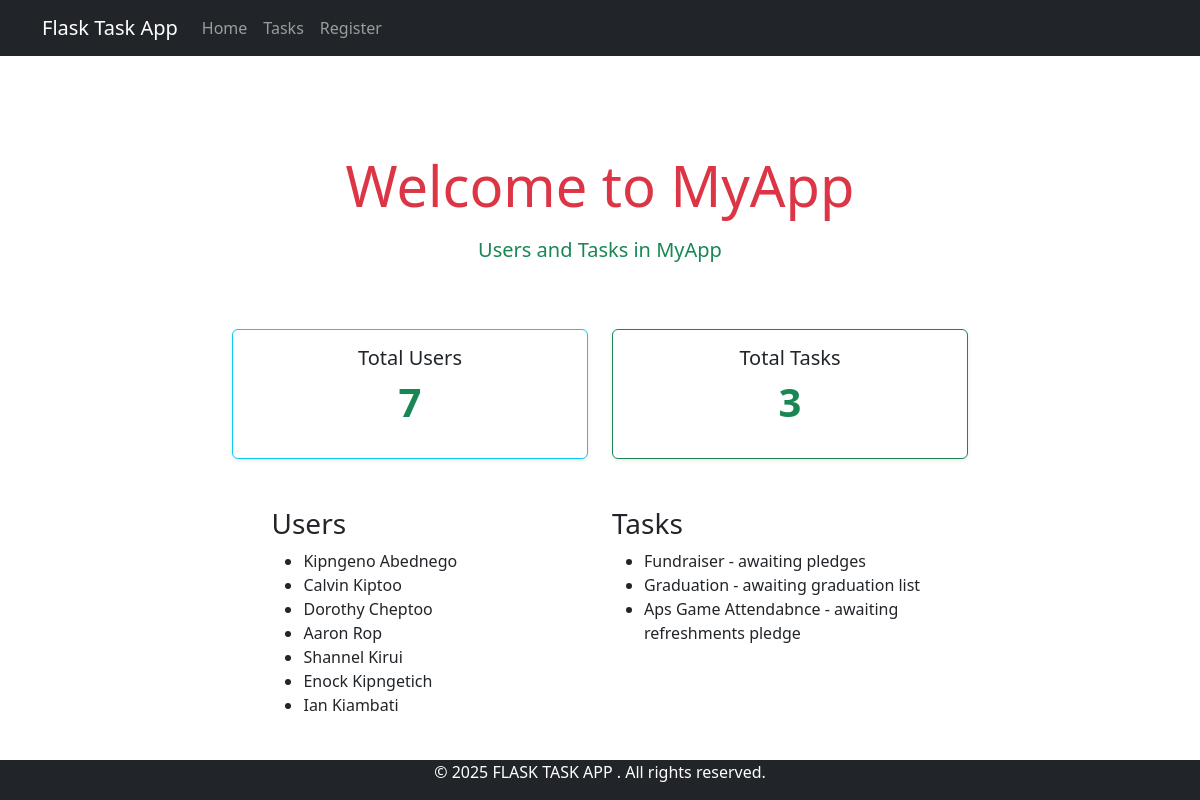
The app's page /, older data.
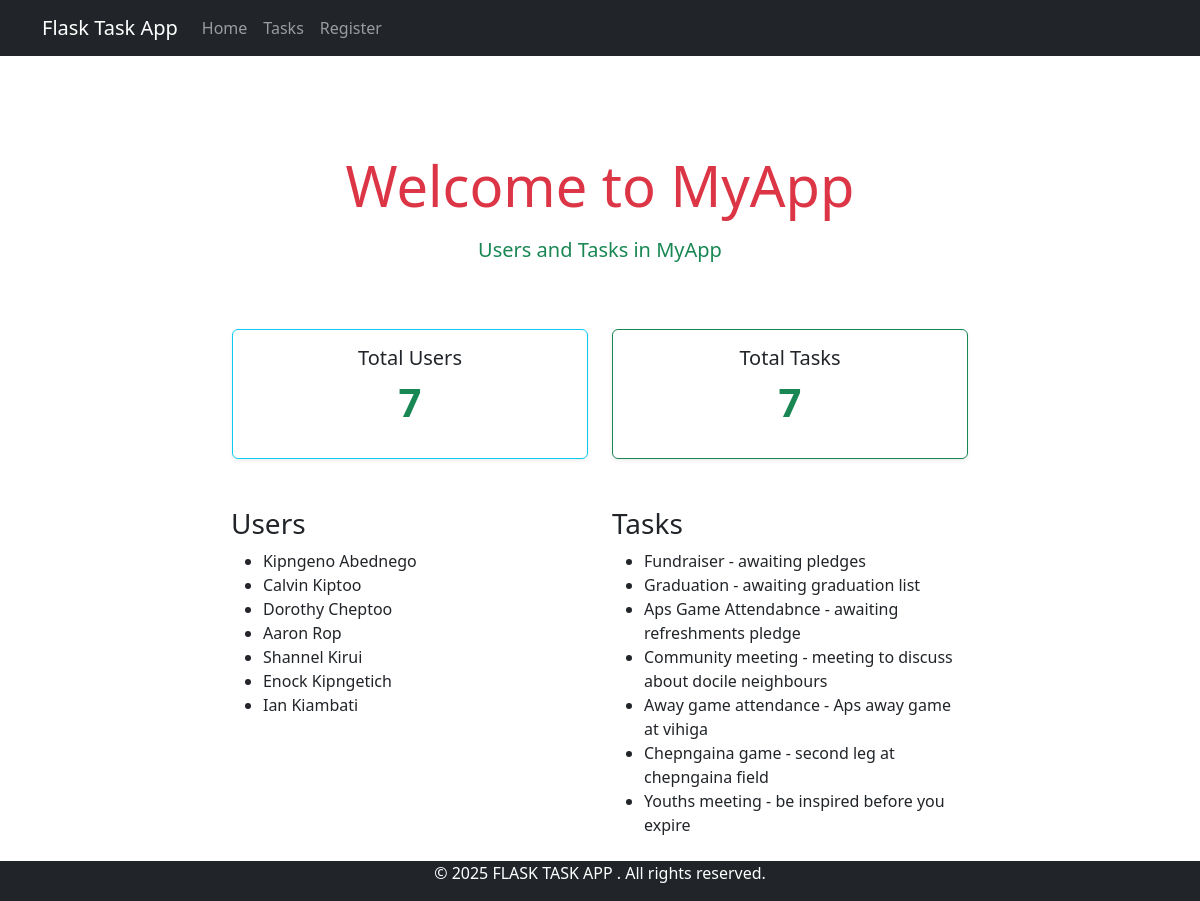
The same page, newer data.
### app/models.py (models this page shows)
class User(db.Model):
    id = db.Column(db.Integer, primary_key=True)
    username = db.Column(db.String(50), nullable=False, unique=True)
    first_name = db.Column(db.String(50), nullable=False)
    last_name = db.Column(db.String(50), nullable=False)
    password = db.Column(db.String(200), nullable=False)
    task = db.relationship('Task', backref='user', lazy=True)
    def __repr__(self):
        return f"{self.first_name} {self.last_name}"

class Task(db.Model):
    id = db.Column(db.Integer, primary_key=True)
    title = db.Column(db.String(100), nullable=False)
    description = db.Column(db.Text, nullable=False)
    completed = db.Column(db.Boolean, default=False)
    user_id = db.Column(db.Integer, db.ForeignKey('user.id'), nullable=False)
    def __repr__(self):
        return f"{self.title} - {self.description}"

### app/routes.py (the view)
@app.route('/')
def home():
    users = User.query.all()
    user_count = User.query.count()
    tasks = Task.query.all()
    task_count = Task.query.count()
    return render_template('index.html', user_count=user_count,  task_count=task_count, users=users, tasks=tasks, title='Home')

### app/templates/index.html
{% extends "base.html" %}
{% block content %}
<div class="container py-5">
    <div class="py-5 text-center">
        <h1 class="display-4 mb-3 text-danger">Welcome to MyApp</h1>
        <p class="lead text-success">Users and Tasks in MyApp</p>
      </div>
    <div class="row justify-content-center g-4">
      <div class="col-md-4">
        <div class="card border-info shadow-sm text-center">
          <div class="card-body">
            <h5 class="card-title">Total Users</h5>
            <p class="display-6 fw-bold text-success">{{ user_count }}</p>
          </div>
        </div>
      </div>
      <div class="col-md-4">
        <div class="card border-success shadow-sm text-center">
          <div class="card-body">
            <h5 class="card-title">Total Tasks</h5>
            <p class="display-6 fw-bold text-success">{{ task_count }}</p>
          </div>
        </div>
      </div>
    </div>
      <div class="d-flex justify-content-center">
  <div class="row mt-5 ">
    <div class="col-lg-6 "><div>
      <h3>Users</h3>
      <ul>
         {% for user in users %}
        <li>
            {{ user }}
        </li>
        {% endfor %}
      </ul>
    </div></div>
    <div class="col-lg-6"><div>
      <h3>Tasks</h3>
      <ul>
        {% for task in tasks %}
        <li>
            {{ task }}
        </li>
        {% endfor %}
      </ul>
    </div></div>
  </div>
      </div>
         </div>
{% endblock %}

Row changes from the older to the newer data that the page shows:
added Task: title+description "Community meeting - meeting to discuss about docile neighbours"
added Task: title+description "Away game attendance - Aps away game at vihiga"
added Task: title+description "Chepngaina game - second leg at chepngaina field"
added Task: title+description "Youths meeting - be inspired before you expire"
Text that changed along with them:
{{ task_count }}: "3" → "7"
